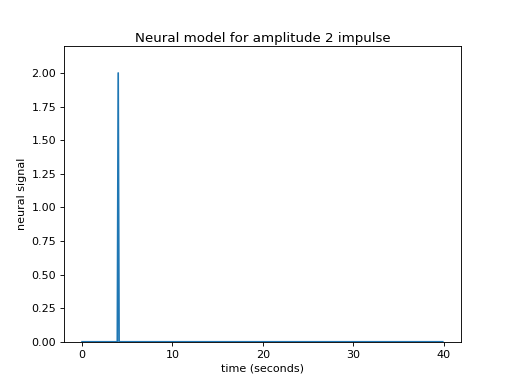

Generate this figure with Python:
neural_signal[i_time_4] = 2  # An impulse with amplitude 2
plt.plot(times, neural_signal)
# [...]
plt.xlabel('time (seconds)')
# <...>
plt.ylabel('neural signal')
# <...>
plt.ylim(0, 2.2)
# (...)
plt.title('Neural model for amplitude 2 impulse')
# <...>
